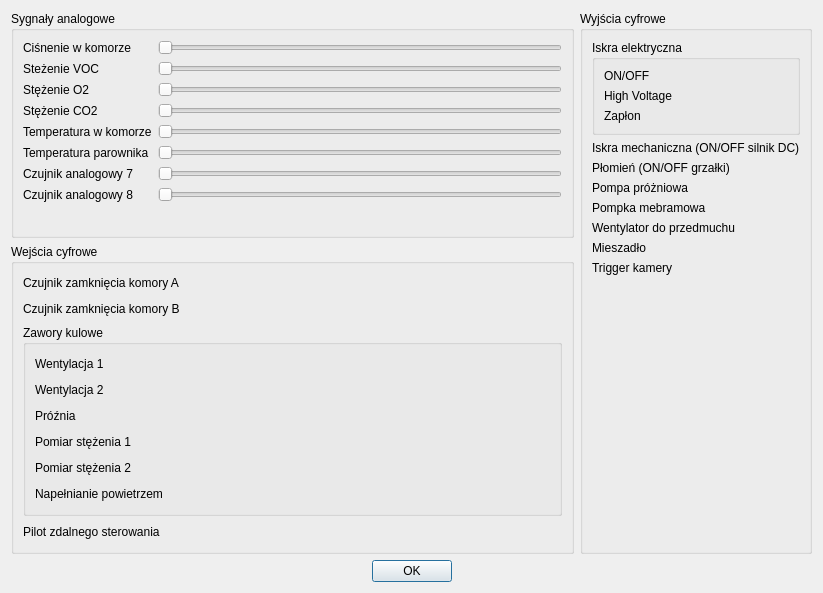
<?xml version="1.0" encoding="UTF-8"?>
<ui version="4.0">
 <class>Urzadzenia</class>
 <widget class="QDialog" name="Urzadzenia">
  <property name="geometry">
   <rect>
    <x>0</x>
    <y>0</y>
    <width>823</width>
    <height>593</height>
   </rect>
  </property>
  <property name="windowTitle">
   <string>Dialog</string>
  </property>
  <layout class="QGridLayout" name="gridLayout_2">
   <item row="0" column="0">
    <widget class="QGroupBox" name="groupBox">
     <property name="title">
      <string>Sygnały analogowe</string>
     </property>
     <layout class="QFormLayout" name="formLayout">
      <item row="0" column="0">
       <widget class="QLabel" name="cz_label_1">
        <property name="text">
         <string>Ciśnenie w komorze</string>
        </property>
       </widget>
      </item>
      <item row="0" column="1">
       <widget class="QSlider" name="analog_1">
        <property name="orientation">
         <enum>Qt::Horizontal</enum>
        </property>
       </widget>
      </item>
      <item row="1" column="0">
       <widget class="QLabel" name="cz_label_2">
        <property name="text">
         <string>Steżenie VOC</string>
        </property>
       </widget>
      </item>
      <item row="2" column="0">
       <widget class="QLabel" name="cz_label_3">
        <property name="text">
         <string>Stężenie O2</string>
        </property>
       </widget>
      </item>
      <item row="1" column="1">
       <widget class="QSlider" name="analog_2">
        <property name="orientation">
         <enum>Qt::Horizontal</enum>
        </property>
       </widget>
      </item>
      <item row="2" column="1">
       <widget class="QSlider" name="analog_3">
        <property name="orientation">
         <enum>Qt::Horizontal</enum>
        </property>
       </widget>
      </item>
      <item row="3" column="1">
       <widget class="QSlider" name="analog_4">
        <property name="orientation">
         <enum>Qt::Horizontal</enum>
        </property>
       </widget>
      </item>
      <item row="3" column="0">
       <widget class="QLabel" name="cz_label_4">
        <property name="text">
         <string>Stężenie CO2</string>
        </property>
       </widget>
      </item>
      <item row="4" column="0">
       <widget class="QLabel" name="cz_label_5">
        <property name="text">
         <string>Temperatura w komorze</string>
        </property>
       </widget>
      </item>
      <item row="5" column="0">
       <widget class="QLabel" name="cz_label_6">
        <property name="text">
         <string>Temperatura parownika</string>
        </property>
       </widget>
      </item>
      <item row="4" column="1">
       <widget class="QSlider" name="analog_5">
        <property name="orientation">
         <enum>Qt::Horizontal</enum>
        </property>
       </widget>
      </item>
      <item row="5" column="1">
       <widget class="QSlider" name="analog_6">
        <property name="orientation">
         <enum>Qt::Horizontal</enum>
        </property>
       </widget>
      </item>
      <item row="6" column="0">
       <widget class="QLabel" name="cz_label_7">
        <property name="text">
         <string>Czujnik analogowy 7</string>
        </property>
       </widget>
      </item>
      <item row="7" column="0">
       <widget class="QLabel" name="cz_label_8">
        <property name="text">
         <string>Czujnik analogowy 8</string>
        </property>
       </widget>
      </item>
      <item row="6" column="1">
       <widget class="QSlider" name="analog_7">
        <property name="orientation">
         <enum>Qt::Horizontal</enum>
        </property>
       </widget>
      </item>
      <item row="7" column="1">
       <widget class="QSlider" name="analog_8">
        <property name="orientation">
         <enum>Qt::Horizontal</enum>
        </property>
       </widget>
      </item>
     </layout>
    </widget>
   </item>
   <item row="0" column="1" rowspan="2">
    <widget class="QGroupBox" name="groupBox_4">
     <property name="title">
      <string>Wyjścia cyfrowe</string>
     </property>
     <layout class="QFormLayout" name="formLayout_3">
      <item row="0" column="0" colspan="2">
       <widget class="QGroupBox" name="groupBox_5">
        <property name="title">
         <string>Iskra elektryczna</string>
        </property>
        <layout class="QFormLayout" name="formLayout_4">
         <item row="0" column="0">
          <widget class="QLabel" name="l_out_1">
           <property name="text">
            <string>ON/OFF</string>
           </property>
          </widget>
         </item>
         <item row="1" column="0">
          <widget class="QLabel" name="l_out_2">
           <property name="text">
            <string>High Voltage</string>
           </property>
          </widget>
         </item>
         <item row="2" column="0">
          <widget class="QLabel" name="l_out_3">
           <property name="text">
            <string>Zapłon</string>
           </property>
          </widget>
         </item>
        </layout>
       </widget>
      </item>
      <item row="1" column="0">
       <widget class="QLabel" name="l_out_4">
        <property name="text">
         <string>Iskra mechaniczna (ON/OFF silnik DC)</string>
        </property>
       </widget>
      </item>
      <item row="2" column="0">
       <widget class="QLabel" name="l_out_5">
        <property name="text">
         <string>Płomień (ON/OFF grzałki)</string>
        </property>
       </widget>
      </item>
      <item row="3" column="0">
       <widget class="QLabel" name="l_out_6">
        <property name="text">
         <string>Pompa próżniowa</string>
        </property>
       </widget>
      </item>
      <item row="4" column="0">
       <widget class="QLabel" name="l_out_7">
        <property name="text">
         <string>Pompka mebramowa</string>
        </property>
       </widget>
      </item>
      <item row="5" column="0">
       <widget class="QLabel" name="l_out_8">
        <property name="text">
         <string>Wentylator do przedmuchu</string>
        </property>
       </widget>
      </item>
      <item row="6" column="0">
       <widget class="QLabel" name="l_out_9">
        <property name="text">
         <string>Mieszadło</string>
        </property>
       </widget>
      </item>
      <item row="7" column="0">
       <widget class="QLabel" name="l_out_10">
        <property name="text">
         <string>Trigger kamery</string>
        </property>
       </widget>
      </item>
      <item row="8" column="0">
       <spacer name="verticalSpacer">
        <property name="orientation">
         <enum>Qt::Vertical</enum>
        </property>
        <property name="sizeHint" stdset="0">
         <size>
          <width>20</width>
          <height>40</height>
         </size>
        </property>
       </spacer>
      </item>
     </layout>
    </widget>
   </item>
   <item row="1" column="0">
    <widget class="QGroupBox" name="groupBox_2">
     <property name="title">
      <string>Wejścia cyfrowe</string>
     </property>
     <layout class="QGridLayout" name="gridLayout_3">
      <item row="1" column="0">
       <widget class="QLabel" name="l_in_2">
        <property name="text">
         <string>Czujnik zamknięcia komory B</string>
        </property>
       </widget>
      </item>
      <item row="0" column="0">
       <widget class="QLabel" name="l_in_1">
        <property name="text">
         <string>Czujnik zamknięcia komory A</string>
        </property>
       </widget>
      </item>
      <item row="1" column="2">
       <widget class="HighLowDigitalWidget" name="in_2" native="true"/>
      </item>
      <item row="3" column="2">
       <widget class="HighLowDigitalWidget" name="in_9" native="true"/>
      </item>
      <item row="2" column="0" colspan="3">
       <widget class="QGroupBox" name="groupBox_3">
        <property name="title">
         <string>Zawory kulowe</string>
        </property>
        <layout class="QGridLayout" name="gridLayout">
         <item row="4" column="2">
          <widget class="HighLowDigitalWidget" name="in_7" native="true"/>
         </item>
         <item row="0" column="0">
          <widget class="QLabel" name="l_in_3">
           <property name="text">
            <string>Wentylacja 1</string>
           </property>
          </widget>
         </item>
         <item row="2" column="2">
          <widget class="HighLowDigitalWidget" name="in_5" native="true"/>
         </item>
         <item row="5" column="2">
          <widget class="HighLowDigitalWidget" name="in_8" native="true"/>
         </item>
         <item row="0" column="2">
          <widget class="HighLowDigitalWidget" name="in_3" native="true"/>
         </item>
         <item row="1" column="0">
          <widget class="QLabel" name="l_in_4">
           <property name="text">
            <string>Wentylacja 2</string>
           </property>
          </widget>
         </item>
         <item row="3" column="0">
          <widget class="QLabel" name="l_in_6">
           <property name="text">
            <string>Pomiar stężenia 1</string>
           </property>
          </widget>
         </item>
         <item row="3" column="2">
          <widget class="HighLowDigitalWidget" name="in_6" native="true"/>
         </item>
         <item row="1" column="2">
          <widget class="HighLowDigitalWidget" name="in_4" native="true"/>
         </item>
         <item row="5" column="0">
          <widget class="QLabel" name="l_in_8">
           <property name="text">
            <string>Napełnianie powietrzem</string>
           </property>
          </widget>
         </item>
         <item row="2" column="0">
          <widget class="QLabel" name="l_in_5">
           <property name="text">
            <string>Próźnia</string>
           </property>
          </widget>
         </item>
         <item row="4" column="0">
          <widget class="QLabel" name="l_in_7">
           <property name="text">
            <string>Pomiar stężenia 2</string>
           </property>
          </widget>
         </item>
         <item row="0" column="1">
          <spacer name="horizontalSpacer_4">
           <property name="orientation">
            <enum>Qt::Horizontal</enum>
           </property>
           <property name="sizeHint" stdset="0">
            <size>
             <width>40</width>
             <height>20</height>
            </size>
           </property>
          </spacer>
         </item>
         <item row="1" column="1">
          <spacer name="horizontalSpacer_5">
           <property name="orientation">
            <enum>Qt::Horizontal</enum>
           </property>
           <property name="sizeHint" stdset="0">
            <size>
             <width>40</width>
             <height>20</height>
            </size>
           </property>
          </spacer>
         </item>
         <item row="2" column="1">
          <spacer name="horizontalSpacer_6">
           <property name="orientation">
            <enum>Qt::Horizontal</enum>
           </property>
           <property name="sizeHint" stdset="0">
            <size>
             <width>40</width>
             <height>20</height>
            </size>
           </property>
          </spacer>
         </item>
         <item row="3" column="1">
          <spacer name="horizontalSpacer_7">
           <property name="orientation">
            <enum>Qt::Horizontal</enum>
           </property>
           <property name="sizeHint" stdset="0">
            <size>
             <width>40</width>
             <height>20</height>
            </size>
           </property>
          </spacer>
         </item>
         <item row="4" column="1">
          <spacer name="horizontalSpacer_8">
           <property name="orientation">
            <enum>Qt::Horizontal</enum>
           </property>
           <property name="sizeHint" stdset="0">
            <size>
             <width>40</width>
             <height>20</height>
            </size>
           </property>
          </spacer>
         </item>
         <item row="5" column="1">
          <spacer name="horizontalSpacer_9">
           <property name="orientation">
            <enum>Qt::Horizontal</enum>
           </property>
           <property name="sizeHint" stdset="0">
            <size>
             <width>40</width>
             <height>20</height>
            </size>
           </property>
          </spacer>
         </item>
        </layout>
       </widget>
      </item>
      <item row="0" column="2">
       <widget class="HighLowDigitalWidget" name="in_1" native="true"/>
      </item>
      <item row="3" column="0">
       <widget class="QLabel" name="l_in_9">
        <property name="text">
         <string>Pilot zdalnego sterowania</string>
        </property>
       </widget>
      </item>
      <item row="0" column="1">
       <spacer name="horizontalSpacer">
        <property name="orientation">
         <enum>Qt::Horizontal</enum>
        </property>
        <property name="sizeHint" stdset="0">
         <size>
          <width>40</width>
          <height>20</height>
         </size>
        </property>
       </spacer>
      </item>
      <item row="1" column="1">
       <spacer name="horizontalSpacer_2">
        <property name="orientation">
         <enum>Qt::Horizontal</enum>
        </property>
        <property name="sizeHint" stdset="0">
         <size>
          <width>40</width>
          <height>20</height>
         </size>
        </property>
       </spacer>
      </item>
      <item row="3" column="1">
       <spacer name="horizontalSpacer_3">
        <property name="orientation">
         <enum>Qt::Horizontal</enum>
        </property>
        <property name="sizeHint" stdset="0">
         <size>
          <width>40</width>
          <height>20</height>
         </size>
        </property>
       </spacer>
      </item>
     </layout>
    </widget>
   </item>
   <item row="2" column="0" colspan="2">
    <widget class="QDialogButtonBox" name="buttonBox">
     <property name="standardButtons">
      <set>QDialogButtonBox::Ok</set>
     </property>
     <property name="centerButtons">
      <bool>true</bool>
     </property>
    </widget>
   </item>
  </layout>
 </widget>
 <customwidgets>
  <customwidget>
   <class>HighLowDigitalWidget</class>
   <extends>QWidget</extends>
   <header>highlowdigitalwidget.h</header>
   <container>1</container>
  </customwidget>
 </customwidgets>
 <resources/>
 <connections/>
</ui>
